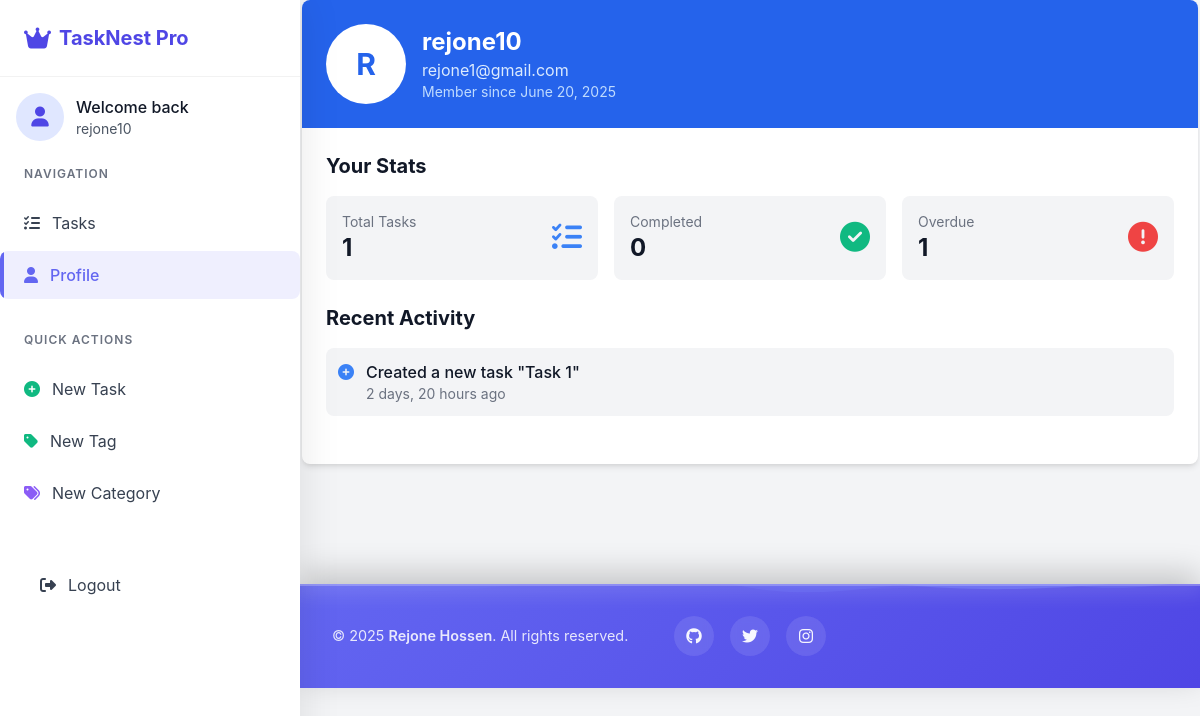
Before: /profile/ (signed in) with the older database file.
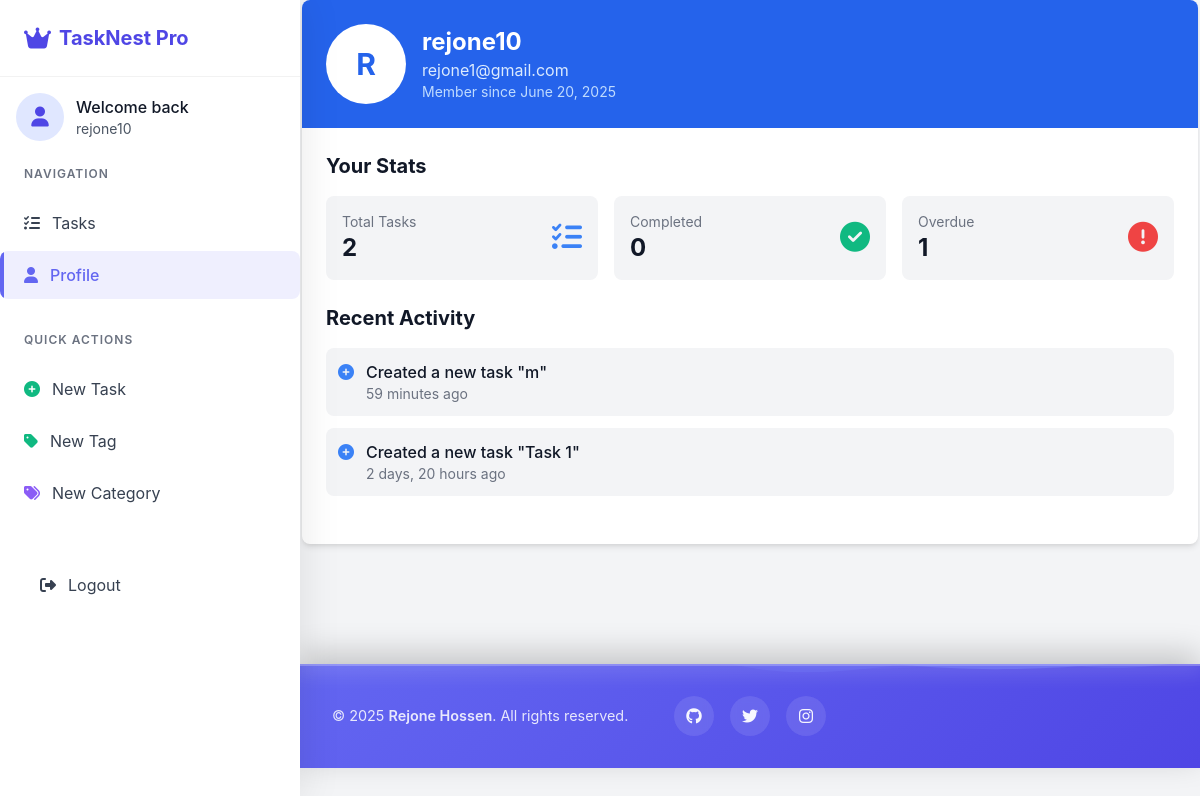
After: the same page with the newer database file.
### core/models.py (models this page shows, shortened)
class CustomUser(AbstractUser):
    email = models.EmailField(unique=True)
    profile_picture = models.ImageField(
        upload_to=user_profile_image_path,
        default='default_profile.png',
        blank=True,
        null=True
    )
    bio = models.TextField(blank=True, null=True)
    theme = models.CharField(
        max_length=10,
        choices=[('light', 'Light'), ('dark', 'Dark')],
        default='light'
    )
    is_premium = models.BooleanField(default=True)  # All users premium by default in your project
    created_at = models.DateTimeField(default=timezone.now)
    updated_at = models.DateTimeField(auto_now=True)
    USERNAME_FIELD = 'username'
    REQUIRED_FIELDS = ['email']

class Task(models.Model):
    user = models.ForeignKey(CustomUser, on_delete=models.CASCADE, null=True, blank=True)
    title = models.CharField(max_length=200, null=True, blank=True)
    description = models.TextField(blank=True, null=True)
    priority = models.CharField(max_length=1, choices=PRIORITY_CHOICES, default='M')
    completed = models.BooleanField(default=False)
    created_at = models.DateTimeField(auto_now_add=True)
    updated_at = models.DateTimeField(auto_now=True)
    due_date = models.DateTimeField(blank=True, null=True)
    category = models.ForeignKey(Category, on_delete=models.SET_NULL, blank=True, null=True)
    tags = models.ManyToManyField(Tag, blank=True)
    order = models.PositiveIntegerField(default=0)
    class Meta:
        ordering = ['order', '-priority', 'due_date']

### core/views.py (the view)
# urls.py: path('profile/', views.profile, name='profile'),
@login_required
def profile(request):
    user = request.user
    tasks_count = Task.objects.filter(user=user).count()
    completed_count = Task.objects.filter(user=user, completed=True).count()
    overdue_count = Task.objects.filter(user=user, due_date__lt=timezone.now(), completed=False).count()
    recent_tasks = Task.objects.filter(user=user).order_by('-created_at')[:5]  # or updated_at if you prefer
    context = {
        'user': user,
        'tasks_count': tasks_count,
        'completed_count': completed_count,
        'overdue_count': overdue_count,
        'recent_tasks': recent_tasks,
    }
    return render(request, 'tasks/profile.html', context)

### template/tasks/profile.html (shortened to what this page needs)
{% extends "base.html" %}
{% block content %}
<div class="max-w-4xl mx-auto bg-white dark:bg-gray-800 rounded-lg shadow-md overflow-hidden">
    <div class="bg-blue-600 dark:bg-gray-700 p-6 text-white">
        <div class="flex items-center">
            <div class="mr-4">
                <div class="w-20 h-20 rounded-full bg-white flex items-center justify-center text-blue-600 text-3xl font-bold">
                    {{ user.username|first|upper }}
                </div>
            </div>
            <div>
                <h1 class="text-2xl font-bold">{{ user.username }}</h1>
                <p class="text-blue-100 dark:text-gray-300">{{ user.email }}</p>
                <p class="text-sm text-blue-200 dark:text-gray-400">Member since {{ user.date_joined|date:"F j, Y" }}</p>
            </div>
        </div>
    </div>
    <div class="p-6">
        <h2 class="text-xl font-bold mb-4">Your Stats</h2>
        <div class="grid grid-cols-1 md:grid-cols-3 gap-4 mb-6">
            <div class="bg-gray-100 dark:bg-gray-700 rounded-lg p-4">
                <div class="flex items-center justify-between">
                    <div>
                        <p class="text-sm text-gray-500 dark:text-gray-400">Total Tasks</p>
                        <p class="text-2xl font-bold">{{ tasks_count }}</p>
                    </div>
                    <div class="text-blue-500">
                        <i class="fas fa-tasks text-3xl"></i>
                    </div>
                </div>
            </div>
            <div class="bg-gray-100 dark:bg-gray-700 rounded-lg p-4">
                <div class="flex items-center justify-between">
                    <div>
                        <p class="text-sm text-gray-500 dark:text-gray-400">Completed</p>
                        <p class="text-2xl font-bold">{{ completed_count }}</p>
                    </div>
                    <div class="text-green-500">
                        <i class="fas fa-check-circle text-3xl"></i>
                    </div>
                </div>
            </div>
            <div class="bg-gray-100 dark:bg-gray-700 rounded-lg p-4">
                <div class="flex items-center justify-between">
                    <div>
                        <p class="text-sm text-gray-500 dark:text-gray-400">Overdue</p>
                        <p class="text-2xl font-bold">{{ overdue_count }}</p>
                    </div>
                    <div class="text-red-500">
                        <i class="fas fa-exclamation-circle text-3xl"></i>
                    </div>
                </div>
            </div>
        </div>
        <div class="mb-6">
    <h2 class="text-xl font-bold mb-4">Recent Activity</h2>
    <div class="space-y-3">
        {% for task in recent_tasks %}
        <div class="flex items-start p-3 bg-gray-100 dark:bg-gray-700 rounded-lg">
            <div class="mr-3 {% if task.completed %}text-green-500{% else %}text-blue-500{% endif %}">
                <i class="fas {% if task.completed %}fa-check-circle{% else %}fa-plus-circle{% endif %}"></i>
            </div>
            <div>
                <p class="font-medium">
                    {% if task.completed %}
                        Completed "{{ task.title }}"
                    {% else %}
                        Created a new task "{{ task.title }}"
                    {% endif %}
                </p>
                <p class="text-sm text-gray-500 dark:text-gray-400">
                    {{ task.created_at|timesince }} ago
                </p>
            </div>
        </div>
        {% empty %}
        <p class="text-gray-500 dark:text-gray-400">No recent activity found.</p>
        {% endfor %}
    </div>
</div>
    </div>
</div>
{% endblock %}

### template/base.html (shortened to what this page needs)
{% load static %}
<!DOCTYPE html>
<html lang="en" class="{% if dark_mode %}dark{% endif %}">
<head>
    <link href="https://cdn.jsdelivr.net/npm/tailwindcss@2.2.19/dist/tailwind.min.css" rel="stylesheet">
    <link rel="stylesheet" href="https://cdnjs.cloudflare.com/ajax/libs/font-awesome/6.0.0-beta3/css/all.min.css">
    <link rel="stylesheet" href="{% static 'css/styles.css' %}">
    <link rel="stylesheet" href="{% static 'css/form.css' %}">
</head>
<body>
    <div class="cube-transition-system"></div>
    {% include 'tasks/partials/_sidebar.html' %}
    <main class="cube-main-content cube-content-transition">
        {% block content %}{% endblock %}
        {% include 'tasks/partials/footer.html' %}
    </main>
</body>
</html>

### template/tasks/partials/_sidebar.html (shortened to what this page needs)
<aside class="cube-sidebar">
        <div class="cube-sidebar-header">
            <div class="flex items-center">
                <i class="fas fa-crown text-2xl text-indigo-600 dark:text-indigo-400 mr-2"></i>
                <h1 class="text-xl font-bold text-indigo-600 dark:text-indigo-400">TaskNest Pro</h1>
            </div>
        </div>
        <div class="flex items-center p-4">
            <div class="w-12 h-12 rounded-full bg-indigo-100 dark:bg-gray-700 flex items-center justify-center mr-3">
                <i class="fas fa-user text-indigo-600 dark:text-indigo-300 text-xl"></i>
            </div>
            <div>
                <p class="font-medium">Welcome back</p>
                <p class="text-sm text-gray-600 dark:text-gray-300">{{ request.user.username }}</p>
            </div>
        </div>
        <div class="cube-nav-section">
            <div class="cube-nav-title">Navigation</div>
            <a href="{% url 'task_list' %}" class="cube-nav-item {% if request.path == '/' %}active{% endif %}">
                <i class="fas fa-tasks mr-3"></i>
                Tasks
            </a>
            <a href="{% url 'profile' %}" class="cube-nav-item {% if 'profile' in request.path %}active{% endif %}">
                <i class="fas fa-user mr-3"></i>
                Profile
            </a>
        </div>
        <div class="cube-nav-section">
            <div class="cube-nav-title">Quick Actions</div>
            <a href="{% url 'task_create' %}" class="cube-nav-item">
                <i class="fas fa-plus-circle mr-3 text-green-500"></i>
                New Task
            </a>
            <a href="{% url 'tag_create' %}" class="cube-nav-item">
                <i class="fa fa-tag mr-3 text-green-500"></i>
                New Tag
            </a>
            <a href="{% url 'category_create' %}" class="cube-nav-item">
                <i class="fas fa-tags mr-3 text-purple-500"></i>
                New Category
            </a>
        </div>
        <div class="p-4">
            <a href="{% url 'logout' %}" class="cube-nav-item text-red-500 hover:text-red-600 dark:hover:text-red-400">
                <i class="fas fa-sign-out-alt mr-3"></i>
                Logout
            </a>
        </div>
    </aside>

### template/tasks/partials/footer.html (shortened to what this page needs)
<!DOCTYPE html>
<html lang="en">
<head>
    <link rel="stylesheet" href="https://cdnjs.cloudflare.com/ajax/libs/font-awesome/6.4.0/css/all.min.css">
</head>
<body>
  <br> <br> <br> <br> <br>
    <footer class="premium-footer">
        <div class="footer-wave"></div>
        <div class="footer-glow"></div>
        <div class="footer-container">
            <div class="footer-section">
                <div class="footer-copyright">
                    © <span id="current-year"></span>
                    <a href="https://rejonehossen.ekhondelivery.com/" target="_blank">Rejone Hossen</a>. All rights reserved.
                </div>
            </div>
            <div class="footer-section">
                <div class="footer-social">
                    <a href="https://github.com/rejonehossen" class="social-icon social-tooltip" data-tooltip="GitHub">
                        <i class="fab fa-github"></i>
                    </a>
                    <a href="https://x.com/iamrejonehossen?s=09" class="social-icon social-tooltip" data-tooltip="Twitter">
                        <i class="fab fa-twitter"></i>
                    </a>
                    <a href="https://www.instagram.com/iamrejonehossen/" class="social-icon social-tooltip" data-tooltip="Instagram">
                        <i class="fab fa-instagram"></i>
                    </a>
                </div>
            </div>
        </div>
    </footer>
</body>
</html>

### static/css/styles.css (style rules this page uses)
body, .task-card, .modal-content { transition: background-color 0.3s ease, color 0.3s ease; }

### static/css/form.css (style rules this page uses)
:root { --primary: #6e8efb; --secondary: #a777e3; --dark: #0f141e; --light: #ffffff; --success: #4ade80; --error: #f87171; --warning: #fbbf24; --gray-100: #f3f4f6; --gray-800: #1f2937; }

### template/base.html (style rules this page uses)
:root { --primary: #6366f1; --primary-dark: #4f46e5; --secondary: #f59e0b; --dark-bg: #111827; --dark-text: #f3f4f6; --light-bg: #f3f4f6; --light-text: #111827; }
body { font-family: 'Inter', -apple-system, BlinkMacSystemFont, sans-serif; background: var(--light-bg); color: var(--light-text); transition: all 0.3s ease; overflow-x: hidden; }
.cube-transition-system { position: fixed; top: 0; left: 0; width: 100%; height: 100vh; perspective: 2000px; z-index: 9998; pointer-events: none; transform-style: preserve-3d; }
.cube-sidebar { width: 300px; height: 100vh; position: fixed; top: 0; left: 0; background: white; box-shadow: 0 0 40px rgba(0,0,0,0.1); z-index: 40; overflow-y: auto; transition: transform 0.4s cubic-bezier(0.16, 1, 0.3, 1); }
.cube-sidebar-header { padding: 1.5rem; border-bottom: 1px solid rgba(0,0,0,0.05); display: flex; align-items: center; justify-content: space-between; }
.cube-main-content { margin-left: 300px; min-height: 100vh; transition: margin 0.4s cubic-bezier(0.16, 1, 0.3, 1); }
.cube-nav-section { margin-bottom: 1.5rem; }
.cube-nav-title { font-size: 0.75rem; font-weight: 600; text-transform: uppercase; letter-spacing: 1px; color: #6b7280; padding: 0.5rem 1.5rem; margin-bottom: 0.5rem; }
.cube-nav-item { display: flex; align-items: center; padding: 0.75rem 1.5rem; margin: 0.25rem 0; border-radius: 0.5rem; color: #374151; transition: all 0.3s ease; position: relative; overflow: hidden; }
.cube-nav-item:before { content: ''; position: absolute; top: 0; left: 0; width: 4px; height: 100%; background: var(--primary); transform: translateX(-100%); transition: transform 0.3s ease; }
.cube-nav-item.active { background: rgba(99, 102, 241, 0.1); color: var(--primary); font-weight: 500; }
.cube-nav-item.active:before { transform: translateX(0); }
.cube-content-transition { opacity: 0; animation: fadeInUp 0.6s cubic-bezier(0.16, 1, 0.3, 1) 0.3s forwards; }

Changed rows visible on the page:
added Task: completed False (drawn), title "m", created_at "59 minutes"
Other visible differences:
{{ tasks_count }}: "1" → "2"
